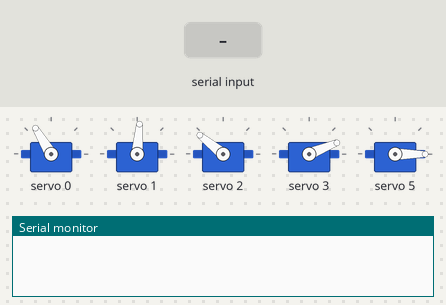
Recording of a sketch running on a simulated Arduino Uno, built with avr-gcc and run on an emulated ATmega328P. Shown: 5 × servo, the last lines printed to the serial monitor. The test bench sets the inputs (shaded band).

Above: at 2.8 s.
2.9 s: "red\n" received over Serial
At 6.4 s:
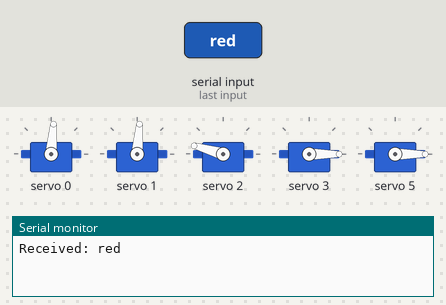
At 8.7 s:
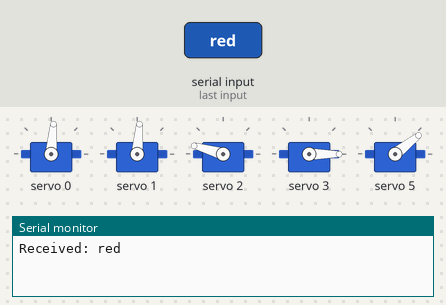
Timing chart, 0 to 20.9 s (numbered marks = the images above; inputs shaded):
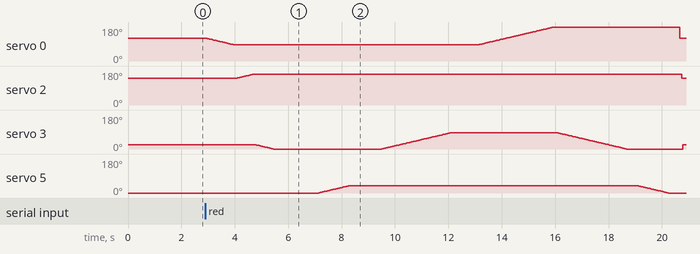

Measured:
- after the input at 2.9 s, servo 2: rises from 141° to 164° in 0.68 s, then falls to 141° in 16.0 s; servo 5: rises from 0° to 38° in 1.1 s, then falls to 0° in 12.0 s

The sketch:

robot_arm.ino
```cpp
#include <Wire.h>
#include <Adafruit_PWMServoDriver.h>

// PCA9685 default address 0x40
Adafruit_PWMServoDriver pwm = Adafruit_PWMServoDriver();

#define SERVOMIN  100     // pulse count for 0 degrees
#define SERVOMAX  600     // pulse count for 180 degrees

void moveServoSmooth(uint8_t servo, int fromPos, int toPos, int step = 3) {
  if (fromPos < toPos) {
    for (int pos = fromPos; pos <= toPos; pos += step) {
      pwm.setPWM(servo, 0, pos);
      delay(35);
    }
  } else {
    for (int pos = fromPos; pos >= toPos; pos -= step) {
      pwm.setPWM(servo, 0, pos);
      delay(35);
    }
  }
}

void setup() {
  Serial.begin(9600);
  pwm.begin();
  pwm.setPWMFreq(60);  // Analog servos run at ~50–60 Hz

  homePose();
  delay(1500);
}

void homePose() {
  moveServoSmooth(0, 440, 440);   // Base
  moveServoSmooth(1, 350, 350);   // Shoulder
  moveServoSmooth(2, 490, 490);
  moveServoSmooth(3, 190, 190);
  moveServoSmooth(5, 100, 100);   // Gripper
}

void pickObject() {
  moveServoSmooth(0, 440, 350);   // align base
  moveServoSmooth(2, 490, 550);   // move down
  moveServoSmooth(3, 190, 100);   // wrist down
  moveServoSmooth(5, 100, 100);   // open gripper
  delay(800);
  moveServoSmooth(5, 100, 230);
  delay(800);
  moveServoSmooth(3, 100, 350);   // lift wrist back
}

void dropRed() {
  moveServoSmooth(0, 350, 600);   // rotate to red bin
  moveServoSmooth(3, 350, 100);   // drop wrist
  moveServoSmooth(5, 230, 100);   // open gripper
}

void dropWhite() {
  moveServoSmooth(0, 350, 570);   // rotate to white bin
  moveServoSmooth(3, 350, 250);
  moveServoSmooth(5, 230, 100);
  moveServoSmooth(3, 250, 350);
}

void dropBlue() {
  moveServoSmooth(0, 350, 175);   // rotate to blue bin
  moveServoSmooth(3, 350, 100);
  moveServoSmooth(5, 230, 100);
}

void loop() {
  if (Serial.available()) {
    String colour = Serial.readStringUntil('\n');
    colour.trim();

    Serial.print("Received: ");
    Serial.println(colour);

    pickObject();
    delay(1000);

    if (colour == "red") {
      dropRed();
    } else if (colour == "blue") {
      dropBlue();
    } else if (colour == "white") {
      dropWhite();
    }

    homePose();
    delay(800);

    Serial.println("READY");
  }
}
```
